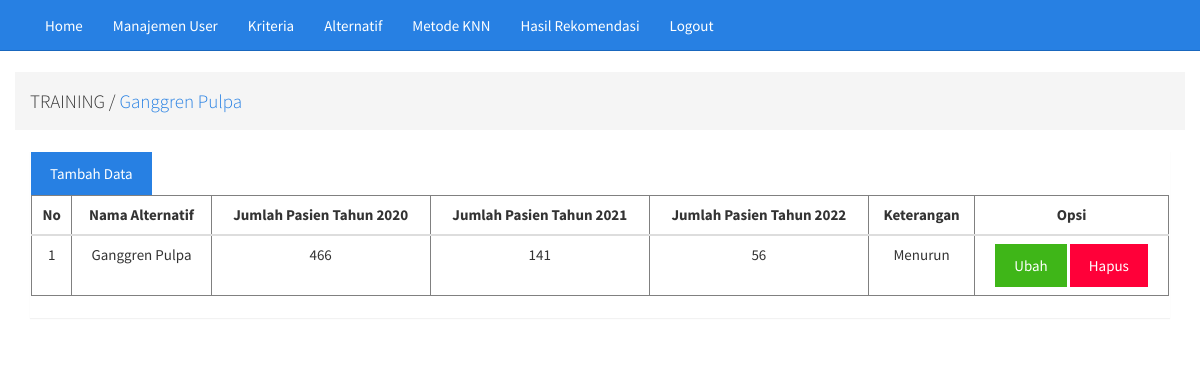
The app's page /admin_poli/training.php?kode_alternatif=A01 with its own data.
### tables this page shows
CREATE TABLE `alternatif` (
  `kode_alternatif` char(30) NOT NULL,
  `nama_alternatif` varchar(50) NOT NULL,
  `keterangan` varchar(50) NOT NULL,
  `distance` double NOT NULL,
  `rangking` int(20) NOT NULL,
  `nilaik` int(50) NOT NULL,
  `tindakan` varchar(50) NOT NULL,
  `alat` varchar(100) NOT NULL,
  `keterangan_alat` varchar(50) NOT NULL
);

CREATE TABLE `kriteria` (
  `kode_kriteria` char(30) NOT NULL,
  `nama_kriteria` varchar(50) NOT NULL,
  `keterangan` text NOT NULL
);

CREATE TABLE `subkriteria` (
  `kode_subkriteria` char(30) NOT NULL,
  `nama_subkriteria` varchar(50) NOT NULL,
  `kode_kriteria` char(30) NOT NULL,
  `nilai_subkriteria` double NOT NULL
);

### admin_poli/training.php (the view, shortened to what this page needs)
<?php
	include 'headerpoli.php';
?>
<div class="container">
	<div class="row">
		<?php
		$koneksi = mysqli_connect("localhost", "root", "", "metode_knn");
		$query = mysqli_query($koneksi, "SELECT * FROM alternatif WHERE kode_alternatif='$_GET[kode_alternatif]'");
		$a = mysqli_fetch_assoc($query);
		?>
		<ol class="breadcrumb">
			<li><h4>TRAINING / <a href="alternatif.php"><?php echo $a['nama_alternatif'] ?></a></h4></li>
		</ol>
	</div>
	<div class="panel panel-container">
		<div class="bootstrap-table">
			<a href="trainingaksi.php?aksi=tambah&kode_alternatif=<?php echo $_GET['kode_alternatif'] ?>" class="btn btn-primary">Tambah Data</a>
			<div class="table-responsive">
				<table class="table tabel-bordered" border="1">
					<thead>
						<tr>
							<th class="text-center">No</th>
							<th class="text-center">Nama Alternatif</th>
							<?php
							$data=mysqli_query($koneksi, "SELECT * FROM kriteria ORDER BY kode_kriteria ASC");
							while ($a=mysqli_fetch_array($data)) {
								echo "<th class='text-center'>$a[nama_kriteria]</th>";
							}
							?>
							<th class="text-center">Keterangan</th>
							<th class="text-center">Opsi</th>
						</tr>
					</thead>
					<tbody>
						<?php
						$no = 1;
						$data = mysqli_query($koneksi, "SELECT * FROM alternatif WHERE kode_alternatif='$_GET[kode_alternatif]' ORDER BY kode_alternatif ASC");
						while ($alternatif = mysqli_fetch_assoc($data)) {
							$nomor = $no++;
							$kode = $alternatif['kode_alternatif'];
							$nama = $alternatif['nama_alternatif'];
							echo "<tr>
									<td class='text-center'>$nomor</td>";
							echo "<td class='text-center'>$nama</td>";
								$query1 = mysqli_query($koneksi, "SELECT a.nilai_subkriteria as sub FROM subkriteria a, training b WHERE b.kode_alternatif='$kode' AND a.kode_subkriteria=b.kode_subkriteria ORDER BY b.kode_kriteria");
							while ($result1 = mysqli_fetch_array($query1)) {
								echo "<td class='text-center'>$result1[sub]</td>";
							}?>
							<td class="text-center"><?php echo $alternatif['keterangan'] ?></td>
							<td class="text-center">
								<a href="trainingaksi.php?kode_alternatif=<?php echo $alternatif['kode_alternatif'] ?>&aksi=ubah" class="btn btn-success">Ubah</a>
								<a href="trainingproses.php?kode_alternatif=<?php echo $alternatif['kode_kriteria'] ?>&proses=proseshapus" class="btn btn-danger">Hapus</a>
							</td>
							</tr>
						<?php
						}
						?>
					</tbody>
				</table>
			</div>
		</div>
	</div>
</div>

### records on screen
alternatif: nama_alternatif "Ganggren Pulpa", nomor "1", keterangan "Menurun"
kriteria: nama_kriteria "Jumlah Pasien Tahun 2020"
kriteria: nama_kriteria "Jumlah Pasien Tahun 2021"
kriteria: nama_kriteria "Jumlah Pasien Tahun 2022"
subkriteria: nilai_subkriteria "466"
subkriteria: nilai_subkriteria "141"
subkriteria: nilai_subkriteria "56"
